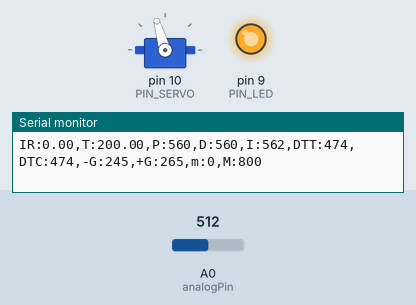
Simulated run of this sketch. Board: Arduino Uno, built with avr-gcc and run on an emulated ATmega328P. On the bench: servo, output pins drawn as LEDs (lit = HIGH), the last lines printed to the serial monitor. The inputs (shaded band) are chosen by the test bench; at power-on: A0 (analogPin) = 512.

Above: at 1.2 s.
1.3 s: A0 (analogPin) set to 477
4.3 s: A0 (analogPin) set to 334
At 4.67 s:
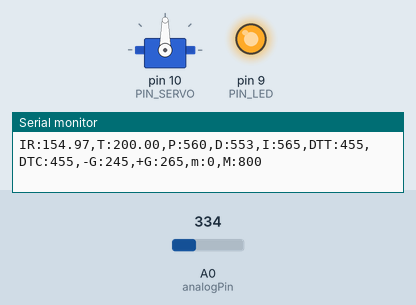
7.3 s: A0 (analogPin) set to 304
At 9.0 s:
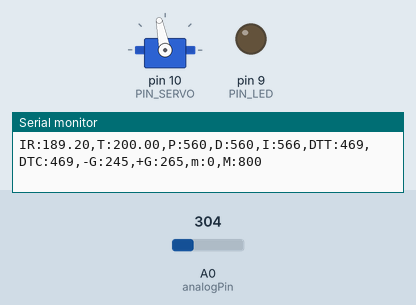
10.3 s: A0 (analogPin) set to 170
At 11.2 s:
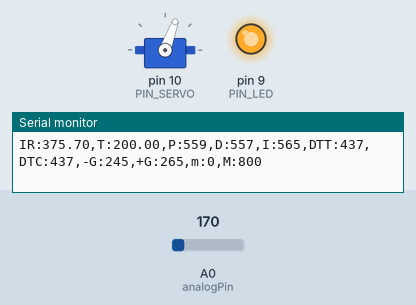
Timing chart, 0 to 13.3 s (numbered marks = the images above; inputs shaded):
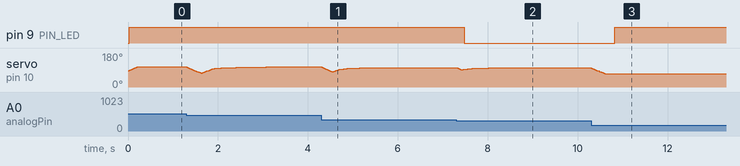

Measured:
- the behaviour switches between 317 and 316 on A0 (analogPin) (found by bisection; images 1 and 2)
- after the input at 7.3 s, pin 9 (PIN_LED): HIGH → LOW after 0.18 s
- after the input at 10.3 s, pin 9 (PIN_LED): LOW → HIGH after 0.53 s; servo on pin 10 (PIN_SERVO): moves from 102° to 70° over 0.30 s, starting at once

The sketch:

pid.ino
```cpp
#include <Servo.h>

// Arduino pin assignment
#define PIN_LED 9
#define PIN_SERVO 10
#define PIN_TRIG 12
#define PIN_ECHO 13
int analogPin =0;

// configurable parameters
#define SND_VEL 346.0 // sound velocity at 24 celsius degree (unit: m/s)
#define INTERVAL 25 // sampling interval (unit: ms)

#define _DIST_TARGET 200
#define _DIST_MIN 100 // minimum distance to be measured (unit: mm)
#define _DIST_MAX 400 // maximum distance to be measured (unit: mm)
#define _DIST_ALPHA 0.1 // EMA weight of new sample (range: 0 to 1). Setting this value to 1 effectively disables EMA filter.

#define _DUTY_MIN 1270//1440// servo full clockwise position (0 degree)
#define _DUTY_NEU 1440 // servo neutral position (90 degree)
#define _DUTY_MAX 1640//1600 // servo full counterclockwise position (180 degree)
/*
#define _DUTY_MIN 1300//1440// servo full clockwise position (0 degree)
#define _DUTY_NEU 1440 // servo neutral position (90 degree)
#define _DUTY_MAX 1590//1600 // servo full counterclockwise position (180 degree)
*/
#define _SERVO_SPEED 500 // servo speed limit (unit: degree/second)75 0.5

#define _KD 85.0
#define _KP 0.08
#define _KI 0.005
// global variables
float timeout; // unit: us
float dist_min, dist_max, dist_raw,dist_ema, dist_prev ,alpha ,dist_target; // unit: mm
int point;
float lastEMA=0.0;
bool ballclosing;
unsigned long last_sampling_time; // unit: ms
float scale; // used for pulse duration to distance conversion
//------------
int duty_chg_per_interval; // maximum duty difference per interval
float pause_time; // unit: sec
Servo myservo;
int duty_target, duty_curr;
//-----------
float reading;


// Event periods
unsigned long last_sampling_time_dist, last_sampling_time_servo, last_sampling_time_serial;   //[3039] interval간격으로 동작 시행을 위한 정수 값
bool event_dist, event_servo, event_serial; //[3023] 적외선센서의 거리측정, 서보모터, 시리얼의 이벤트 발생 여부

// PID variables
float error_curr, error_prev, control, pterm, dterm, iterm;


void setup() {
// initialize GPIO pins
  pinMode(PIN_LED,OUTPUT);
  pinMode(PIN_TRIG,OUTPUT);
  digitalWrite(PIN_TRIG, LOW);
  pinMode(PIN_ECHO,INPUT);

  myservo.attach(PIN_SERVO);
  duty_target = duty_curr = _DUTY_NEU;
  myservo.writeMicroseconds(_DUTY_NEU);

// initialize USS related variables
  dist_min = _DIST_MIN;
  dist_max = _DIST_MAX;
  dist_target = _DIST_TARGET ;
  alpha = _DIST_ALPHA;
  timeout = (INTERVAL / 2) * 1000.0; // precalculate pulseIn() timeout value. (unit: us)
  dist_raw = dist_prev = 0.0; // raw distance output from USS (unit: mm)
  scale = 0.001 * 0.5 * SND_VEL;

  error_prev=0;

// initialize serial port
  Serial.begin(57600);

// convert angle speed into duty change per interval.
  duty_chg_per_interval = (float)(_DUTY_MAX - _DUTY_MIN) * _SERVO_SPEED / 180 * INTERVAL / 1000;


// initialize last sampling time
  last_sampling_time = 0;
}

void loop() {
// wait until next sampling time.
// millis() returns the number of milliseconds since the program started. Will overflow after 50 days.
  if(millis() < last_sampling_time + INTERVAL) return;

// get a distance reading from the USS
  dist_raw = USS_measure(PIN_TRIG,PIN_ECHO);
  dist_ema = alpha*dist_raw+(1-alpha)*dist_ema;

// output the read value to the serial port
  Serial.print("IR:");
  Serial.print(dist_ema);
  Serial.print(",T:");
  Serial.print(dist_target);
  Serial.print(",P:");
  Serial.print(map(pterm,-1000,1000,510,610));
  Serial.print(",D:");
  Serial.print(map(dterm,-1000,1000,510,610));
  Serial.print(",I:");
  Serial.print(map(iterm,-1000,1000,510,610));
  Serial.print(",DTT:");
  Serial.print(map(duty_target,1000,2000,410,510));
  Serial.print(",DTC:");
  Serial.print(map(duty_curr,1000,2000,410,510));
  Serial.println(",-G:245,+G:265,m:0,M:800");

//target 설정
/*error_curr = dist_target - dist_ema;
  pterm = _KP * error_curr;
  dterm = _KD * (error_curr - error_prev);
  point = dist_target;
//  Serial.println((dist_raw-180)/(360-180)*((_DUTY_MAX-_DUTY_MIN)/100));
  if (error_curr < 0) duty_target = _DUTY_NEU-(_DUTY_NEU-_DUTY_MIN);//(350-dist_target);
  else duty_target = _DUTY_NEU-(_DUTY_MAX-_DUTY_NEU);//(dist_target-50);
*/
 point = dist_target;
  int pointTerm = 0;
//  Serial.println((dist_raw-180)/(360-180)*((_DUTY_MAX-_DUTY_MIN)/100));
  if (point+pointTerm<=dist_ema){
    duty_target = _DUTY_NEU-(dist_ema-(point+pointTerm))*(_DUTY_NEU-_DUTY_MIN)/(300-(point+pointTerm));
    //myservo.writeMicroseconds(_DUTY_MIN);
  }else if(point-pointTerm>dist_ema){
    duty_target = _DUTY_NEU-(dist_ema-(point-pointTerm))*(_DUTY_MAX-_DUTY_NEU)/(point-pointTerm);
    //myservo.writeMicroseconds(_DUTY_MAX);
  }// add your code here!
//------------------


//if(event_dist) {
error_curr = dist_target - dist_ema;
pterm = _KP * error_curr;
dterm = _KD * (error_curr - error_prev);
iterm += _KI * error_curr;
control = (dterm + pterm + iterm);

if (control > 0) control = control * ( _DUTY_MAX-_DUTY_NEU)/(dist_target);//(400-dist_target);
else control = control * (_DUTY_NEU - _DUTY_MIN)/(300-dist_target);//dist_target;
duty_target = duty_target + control;

// Limit duty_target within the range of [_DUTY_MIN, _DUTY_MAX]
if(duty_target < _DUTY_MIN) duty_target = _DUTY_MIN; // lower limit
if(duty_target > _DUTY_MAX) duty_target = _DUTY_MAX; // upper limit
// update error_prev
error_prev = error_curr;
//}


//------------------

//현재 움직임
// adjust duty_curr toward duty_target by duty_chg_per_interval
  if(duty_target > duty_curr) {
    duty_curr += duty_chg_per_interval;
    if(duty_curr > duty_target) duty_curr = duty_target;
  }
  else {
    duty_curr -= duty_chg_per_interval;
    if(duty_curr < duty_target) duty_curr = duty_target;
  }

// update servo position
  myservo.writeMicroseconds(duty_curr);


// update last sampling time
  last_sampling_time += INTERVAL;

//LED
  if (360>=dist_ema and dist_ema>=180) digitalWrite(PIN_LED, LOW);
  else digitalWrite(PIN_LED, HIGH);

}

// get a distance reading from USS. return value is in millimeter.
float USS_measure(int TRIG, int ECHO)
{
  float readingTest;
/*  digitalWrite(TRIG, HIGH);
  delayMicroseconds(10);
  digitalWrite(TRIG, LOW);
  readingTest = pulseIn(ECHO, HIGH, timeout) * scale;// unit: mm
*/
  readingTest = ir_distance();
  if(readingTest!=0.0){
    if(readingTest < dist_min || readingTest > dist_max) reading = 0.0;// return 0 when out of range.
    else reading = readingTest;
  }
  return reading;
}

//적외선센서
float ir_distance(void){// return value unit: mm
  float val;
  float volt =analogRead(analogPin);
  val = ((6762.0/(volt-9.0))-4.0) *10.0;
  return val;
  }
```
